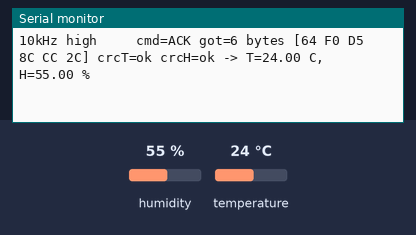
Simulated run of this sketch. Board: ESP32. On the bench: the last lines printed to the serial monitor. Wiring (inferred from the names in the program): SHT3x sensor at I2C address 0x44. The test bench sets the inputs (shaded band); at power-on: humidity 55 %, temperature 24 °C.

Above: at 1.5 s.
1.6 s: humidity set to 22 %
At 2.4 s:
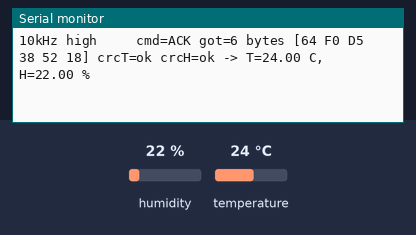
3.4 s: temperature set to 12 °C
At 3.8 s:
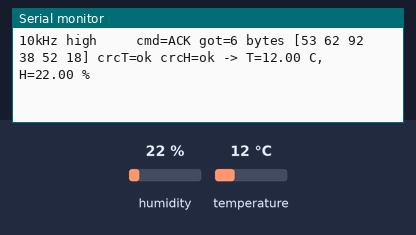
4.9 s: humidity set to 68 %
At 6.2 s:
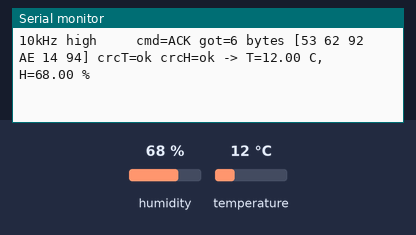
6.5 s: temperature set to 19 °C
At 7.7 s:
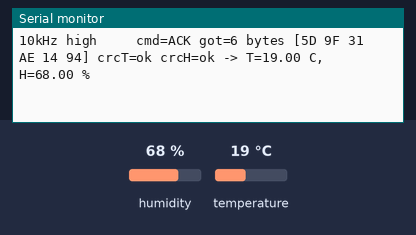
8.1 s: humidity set to 40 %
At 9.1 s:
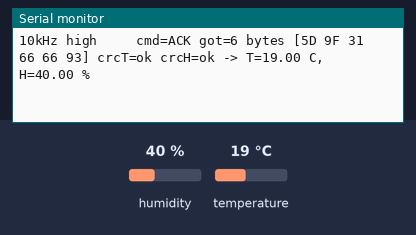
9.6 s: temperature set to 28 °C
At 10.4 s:
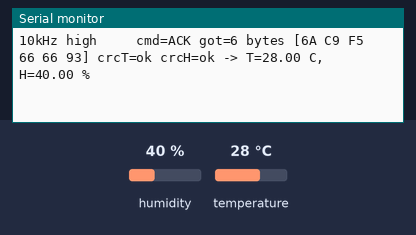

Measured:
- after the input at 1.6 s, the serial monitor: prints a new line after 0.30 s (image 1)
- after the input at 3.4 s, the serial monitor: prints a new line after 0.07 s (image 2)
- after the input at 4.9 s, the serial monitor: prints a new line after 0.14 s (image 3)
- after the input at 6.5 s, the serial monitor: prints a new line after 0.11 s (image 4)
- after the input at 8.1 s, the serial monitor: prints a new line after 0.08 s (image 5)
- after the input at 9.6 s, the serial monitor: prints a new line after 0.15 s (image 6)

The sketch:

esp32_sht31_raw.ino
```cpp
// SHT31 원시 읽기 진단: 측정 명령 → 6바이트 → CRC 확인. 라이브러리 없이 직접.
// 시리얼 115200. SDA=32, SCL=33, 주소는 자동(0x44/0x45).
#include <Wire.h>

const int SDA_PIN = 32, SCL_PIN = 33;
uint8_t addr = 0;

uint8_t crc8(const uint8_t *d, int n) {
  uint8_t c = 0xFF;
  for (int i = 0; i < n; i++) { c ^= d[i]; for (int b = 0; b < 8; b++) c = (c & 0x80) ? (c << 1) ^ 0x31 : (c << 1); }
  return c;
}

bool cmd(uint16_t c) {
  Wire.beginTransmission(addr); Wire.write(c >> 8); Wire.write(c & 0xFF);
  return Wire.endTransmission() == 0;
}

void tryRead(const char *name, uint16_t c, int waitMs) {
  bool ok = cmd(c);
  delay(waitMs);
  int n = Wire.requestFrom((int)addr, 6);
  uint8_t b[6] = {0};
  for (int i = 0; i < n && i < 6; i++) b[i] = Wire.read();
  bool crcT = crc8(b, 2) == b[2], crcH = crc8(b + 3, 2) == b[5];
  float t = -45 + 175.0 * ((b[0] << 8) | b[1]) / 65535.0;
  float h = 100.0 * ((b[3] << 8) | b[4]) / 65535.0;
  Serial.printf("%-14s cmd=%s got=%d bytes [%02X %02X %02X %02X %02X %02X] crcT=%s crcH=%s -> T=%.2f C, H=%.2f %%\n",
                name, ok ? "ACK" : "NACK", n, b[0], b[1], b[2], b[3], b[4], b[5], crcT ? "ok" : "BAD", crcH ? "ok" : "BAD", t, h);
}

void setup() {
  Serial.begin(115200); delay(300);
  pinMode(SDA_PIN, INPUT_PULLUP); pinMode(SCL_PIN, INPUT_PULLUP);
  Wire.begin(SDA_PIN, SCL_PIN, 100000);
  for (uint8_t a : {0x44, 0x45}) { Wire.beginTransmission(a); if (Wire.endTransmission() == 0) { addr = a; break; } }
  Serial.printf("\n[SHT31 raw] addr=0x%02X\n", addr);
  if (addr) { cmd(0x30A2); delay(5); }   // soft reset
}

void loop() {
  // 매번 다시 찾기 (접촉 불량이면 있다/없다가 번갈아 나옴)
  addr = 0;
  Wire.setClock(100000);
  for (uint8_t a : {0x44, 0x45}) { Wire.beginTransmission(a); if (Wire.endTransmission() == 0) { addr = a; break; } }
  if (!addr) { Serial.println("no device"); delay(1000); return; }
  Serial.print("present at 0x"); Serial.println(addr, HEX);
  Wire.setClock(100000);
  tryRead("100kHz high", 0x2400, 20);
  tryRead("100kHz low", 0x2416, 10);
  Wire.setClock(10000);
  tryRead("10kHz high", 0x2400, 30);
  Serial.println();
  delay(1500);
}
```
